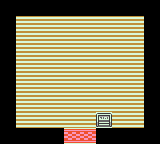

A 2D game scene composited from a Tiled map and its tileset images. What follows is a short description and the map's XML, with each tile layer's data collapsed to a summary:
An orthogonal 10x9 tile map with 16x16 px tiles, 1 tile layer (base), 2 hidden layers not drawn, 2 tilesets and 3 objects.

<map version="1.0" orientation="orthogonal" renderorder="right-down" width="10" height="9" tilewidth="16" tileheight="16">
 <tileset firstgid="1" name="day" tilewidth="16" tileheight="16">
  <image source="../tilesets/day.png" width="976" height="1360" />
 </tileset>
 <tileset firstgid="5186" name="triggers" tilewidth="16" tileheight="16">
  <image source="../tilesets/triggers.png" width="48" height="16" />
  <tile id="0">
   <properties>
    <property name="solid" value="" />
   </properties>
  </tile>
  <tile id="1">
   <properties>
    <property name="box" value="" />
   </properties>
  </tile>
 </tileset>
 <layer name="base" width="10" height="9">
  <data>[90 cells, 58 non-empty, 3 distinct tile ids]</data>
 </layer>
 <layer name="triggers" width="10" height="9" visible="0">
  <data>[90 cells, 33 non-empty, 1 distinct tile ids]</data>
 </layer>
 <layer name="boxes" width="10" height="9" visible="0">
  <data>[90 cells, 3 non-empty, 1 distinct tile ids]</data>
 </layer>
 <objectgroup name="objects" visible="0">
  <object x="64" y="112" width="16" height="16">
   <properties>
    <property name="entry" value="town.tmx" />
    <property name="facing" value="up" />
   </properties>
  </object>
  <object x="65" y="129" width="31" height="15">
   <properties>
    <property name="exit" value="town.tmx" />
   </properties>
  </object>
  <object x="97" y="113" width="14" height="14">
   <properties>
    <property name="action" value="boxes-sign" />
   </properties>
  </object>
 </objectgroup>
</map>
